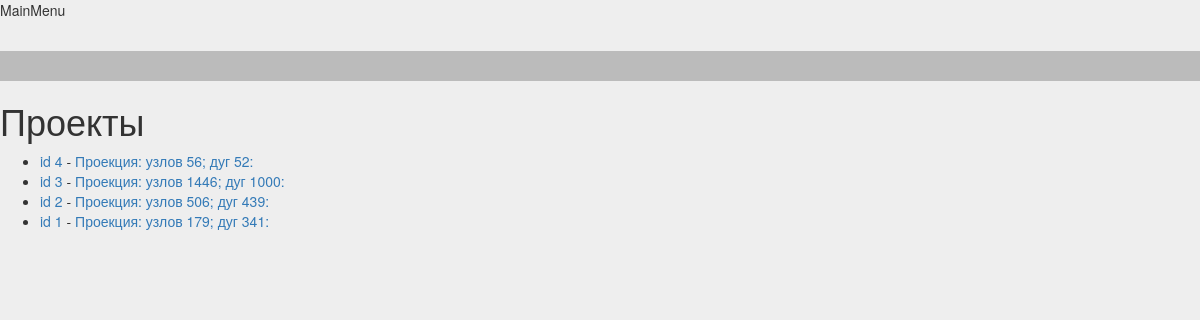
The app's page /, older data.
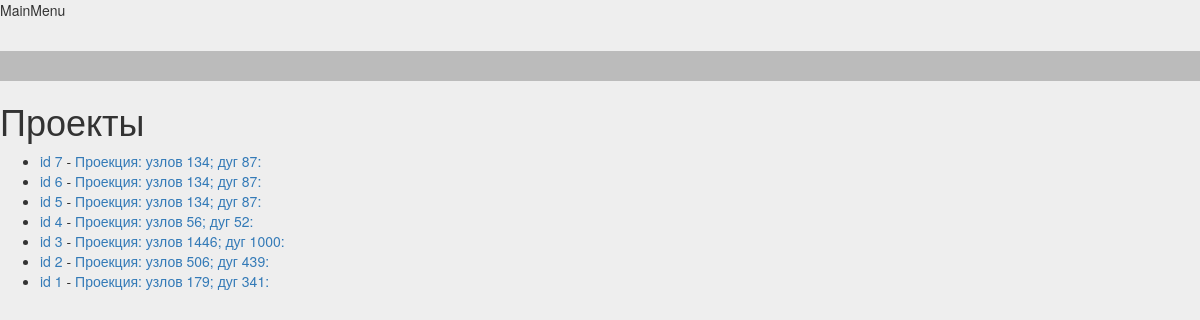
The same page, newer data.
### zcore/models.py (models this page shows, shortened)
class StorageGraph(models.Model):
    title = models.CharField(max_length=200, default='граф')
    body = models.TextField()

### zcore/views.py (the view)
# urls.py: url(r'^$', 'zcore.views.index', name='index'),
def index(request):
    graphs = StorageGraph.objects.order_by('-pk')
    graph = StorageGraph()
    context = {'graph': graph, 'graphs': graphs}
    return render(request, 'zcore/index.html', context)

### templates/zcore/index.html
{% extends "base.html" %}
{% load staticfiles %}
{% block content %}
<h1>Проекты</h1>
<ul>
{% for graph in graphs %}
    <li>
        <a href="/admin/zcore/graph/{{ graph.id }}" target=blank>id {{ graph.id }}</a>
        -
        <a href="{% url 'viewGraph' graph.id %}" target=blank>{{ graph.title }}: </a>
    </li>
{% endfor %}
</ul>
{% endblock content %}

### templates/base.html (shortened to what this page needs)
{% load staticfiles %}
<!DOCTYPE html>
<html lang="en">
  <head>
    <link href="{% static 'bootstrap/css/bootstrap.css' %}" rel="stylesheet">
    <link href="{% static 'css/styles.css' %}" rel="stylesheet">
  </head>
  <body>
    <div id="main-menu">MainMenu</div>
    {% block side_bar %}
    <div id="side-bar">
    </div>
    {% endblock side_bar %}
    <div id="content">
    {% block content %}{% endblock content %}
    </div>
  </body>
</html>

### static/css/styles.css (style rules this page uses)
body { //display: none; background-color: #eee; //color: #eee; }
#main-menu { height: 51px; }
#content { //padding: 15px; //margin: 60px 0 0 310px; }
#side-bar { //border: dashed 1px green; //border-right: solid 1px 777; padding: 15px; //padding: 60px 0 0 15px; //width: 290px; //height: 100%; //position: absolute; //top: 0px; background-color: #bbb; //color: #eee; }

Row changes from the older to the newer data that the page shows:
added StorageGraph: id "7", title "Проекция: узлов 134; дуг 87"
added StorageGraph: id "6", title "Проекция: узлов 134; дуг 87"
added StorageGraph: id "5", title "Проекция: узлов 134; дуг 87"
